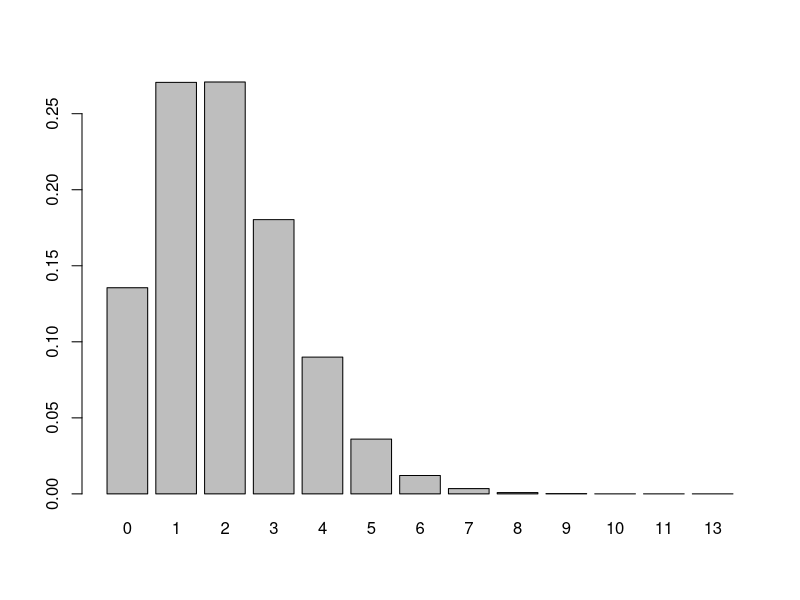
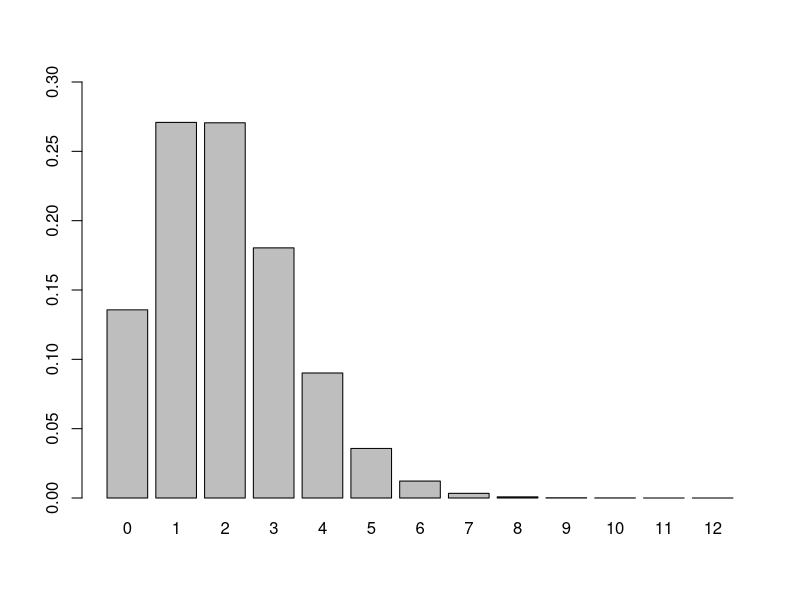

The R source for these figures, in order:
# challenge for adam - extend to rademacher distribution
rand_matrix_gaus.func <- function(n = 10,d = 10,sd = 1,u = 0) {
  return(matrix(rnorm(n*d,u,sd),nrow = n))
  # warning, message, stop functions
} 


# second challenge - adapt to calculate the p-norm for given p
# challenge for adam - use this function to build a table of norms for mpg - wrapped into a dataframe
vec_norm.func <- function(vec, norm_type) {
  if (length(vec) == 0) {
    stop("Please suppy a vector to calculate the norm of")
  }
  if (missing(norm_type)) {
    message("Setting norm type as L2")
    norm_type = "L2"
  }
  
    if (is.numeric(vec) == F & is.integer(vec) == F) {
      stop("Please supply either a numeric or integer vector")
    } else if (norm_type == "L0") {
      return(length(vec) - sum(vec == 0))
    } else if (norm_type == "L1") {
      return(sum(abs(vec)))
    } else if (norm_type == "L2") {
      return(sqrt(sum(vec ^ 2)))
    } else if (norm_type == "Max") {
      return(max(abs(vec)))
    } else {
      stop("Please supply a recognised norm type")
    }
  }

# always multiple ways to do things... https://www.r-bloggers.com/5-ways-to-measure-running-time-of-r-code/
# investigate efficiency of operations on matrices - is row wise or column wise more costly?
system.time(mean(apply(X = rand_matrix_gaus.func(n = 500,d = 10), MARGIN = 1,FUN = sd)))

# discrete dist
discrete_dist.func <- function(n=5) {
  p <- runif(n = n, min = 0,max = 1)
  sample.vec <- NULL
    for (i in 1:n) {
      if (p[i] <= 0.1) {
        sample.vec[i] <- 0
      } else if (p[i] <= 0.3) {
        sample.vec[i] <- 1
      }  else if (p[i] <= 0.6) {
          sample.vec[i] <- 2
        } else if (p[i] <= 1) {
          sample.vec[i] <- 5
        }
    }
  return(sample.vec)
}

# T3
mean(rbinom(n = 1*10^6,p = 0.6,size = 10))
var(rbinom(n = 1*10^6,p = 0.6,size = 10))
# q = numbers for which probability equal to or below is calculated
# size = number of trials
# prob = chance of success on each trial 
#  1) lower.tail = are you calculating probability up to the given quantile, or calculating probability
#  2) greater than or equal to the given quantile
pbinom(q = c(1,2,3,4,5,6,7,8,9,10),size = 10,prob = 0.6,lower.tail = T)

# density mass plot
barplot(table(rpois(1*10^6,lambda = 2))/(1*10^6))
ppois(lambda = 2, q=3) - sum(ppois(lambda = 2, q=c(2)))


barplot(table(rpois(1*10^6,lambda = 2))/(1*10^6),ylim = c(0,0.3))

ppois(lambda = 2, q=3) - sum(ppois(lambda = 2, q=c(0)))
                             
var(rpois(10000000,lambda = 2))
sd(rpois(10000000,lambda = 2))
